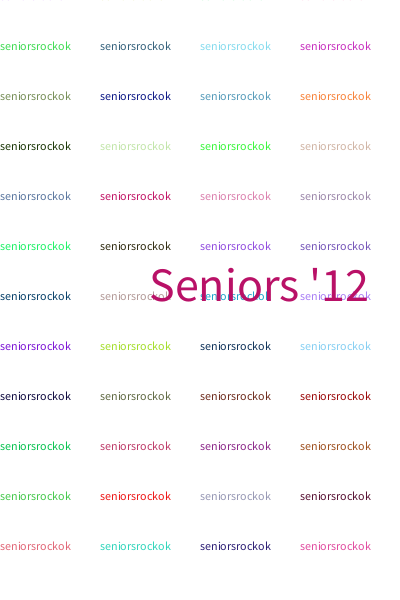
Frame 1 (no input)
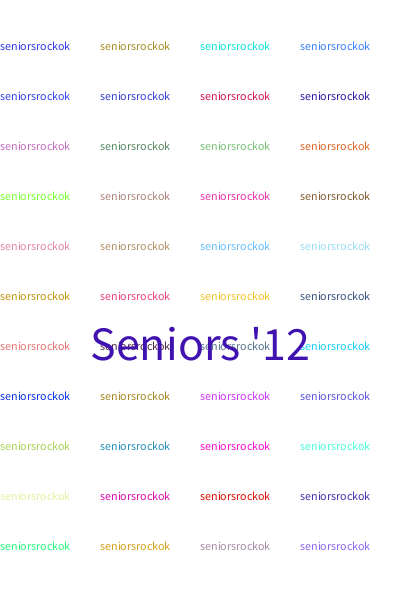
Frame 60 (the mouse pressed at the canvas centre just before this capture)
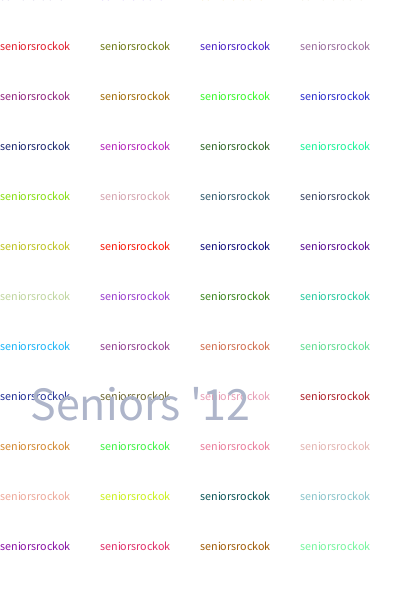
Frame 120 (the mouse held since frame 60 and released just before this capture)

The Processing sketch that drew these frames (run headless with seeded random() and noise(); from frame 60 on, the mouse is pressed at the canvas centre):

// Processing sketch: processing_62262
// ── processing_62262.pde

float radius; 
float ballX; 
float ballY; 
float xSpeed; 
float ySpeed; 

void setup() 
{ 
  size(400, 600); 
  background(255, 255, 255); 
  smooth(); 

  frameRate(10); 
  radius = 20; 
  ballX = width/2; 
  ballY = height/2; 
  xSpeed = 1; 
  ySpeed = 1;
} 

void draw() 
{ 
  background(255, 255, 255); 
  
  textSize(12);
  for (int x=0; x<width;x+=100)
  {
    for (int y=0;y<height;y+=50)
    {
      fill(random (255),random (255),random(255));
      text("seniorsrockok", x, y);
      
    }
  }

//  text("seniorsrockok", 200, 100);
//  text("seniorsrockok", 100, 100);
//  text("seniorsrockok", 200, 200);
//  text("seniorsrockok", 100, 200);
//  text("seniorsrockok", 250, 150);
//  text("seniorsrockok", 150, 150);

  // Is ball at the bottom? 
  if (ballY >= height-radius ) 
  { 
    ballY = height-radius; 
    ySpeed = ySpeed * (-1) ;
  } 

  // Is ball at the top? 
  if (ballY <= radius ) 
  { 
    ballY = radius; 
    ySpeed = ySpeed * (-1) ;
  } 
  // Is ball at the right edge? 
  if (ballX >= width-250 ) 
  { 
    ballX = width-250; 
    xSpeed = xSpeed * (-1) ;
  } 

  // Is ball at the left edge? 
  if (ballX <= radius ) 
  { 
    ballX = radius; 
    xSpeed = xSpeed * (-1) ;
  } 

  ballX = ballX + xSpeed; 
  ballY = ballY + ySpeed; 
  fill(random(255), random(255), random(255));
  textSize(48);
  text("Seniors '12", ballX, ballY); 
  println("x=" + ballX + " y=" + ballY);
} 

void mouseDragged() 
{ 
  ballX = mouseX; 
  xSpeed = mouseX - pmouseX ; 


  ballY = mouseY; 
  ySpeed = mouseY - pmouseY ;
}
